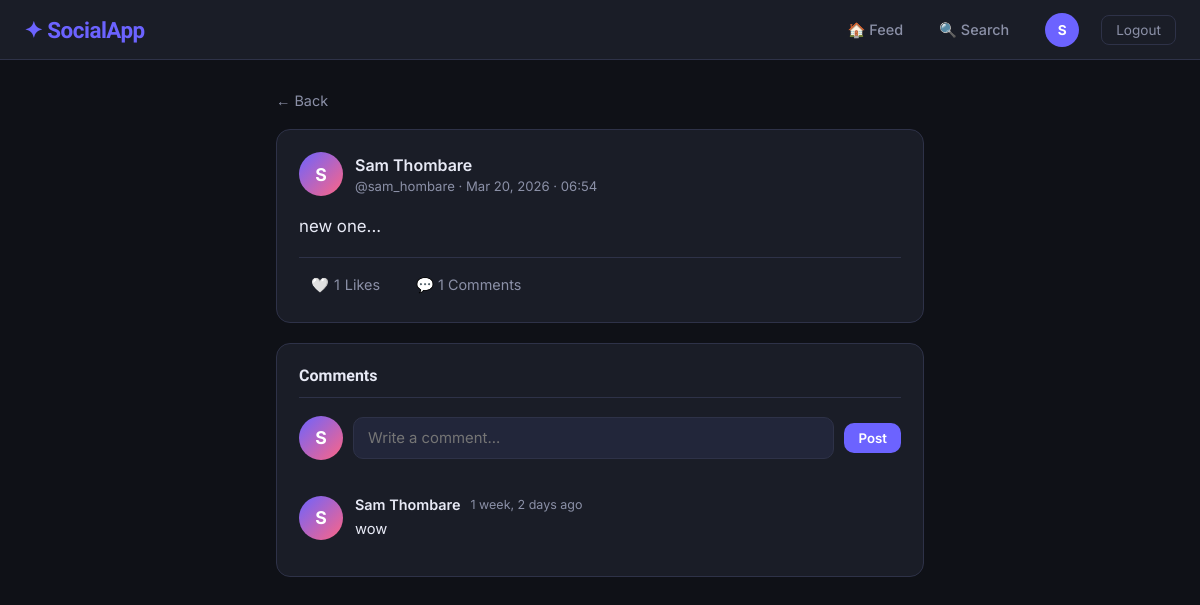
Page /post/2/ (signed in) on the committed database.
### core/models.py (models this page shows, shortened)
class Post(models.Model):
    author      = models.ForeignKey(User, on_delete=models.CASCADE, related_name='posts')
    content     = models.TextField(max_length=500)
    image       = models.ImageField(upload_to='posts/', blank=True, null=True)
    created_at  = models.DateTimeField(default=timezone.now)
    updated_at  = models.DateTimeField(auto_now=True)
    class Meta:
        ordering = ['-created_at']   # Newest posts first
    def get_likes_count(self):
        return Like.objects.filter(post=self).count()

class Comment(models.Model):
    post        = models.ForeignKey(Post, on_delete=models.CASCADE, related_name='comments')
    author      = models.ForeignKey(User, on_delete=models.CASCADE, related_name='comments')
    content     = models.TextField(max_length=300)
    created_at  = models.DateTimeField(default=timezone.now)
    class Meta:
        ordering = ['created_at']    # Oldest comments first (top to bottom)

### core/views.py (the view)
# urls.py: path('post/<int:post_id>/',         views.post_detail_view, name='post_detail'),
@login_required
def post_detail_view(request, post_id):
    post     = get_object_or_404(Post, id=post_id)
    comments = Comment.objects.filter(post=post).select_related('author', 'author__profile')
    if request.method == 'POST':
        form = CommentForm(request.POST)
        if form.is_valid():
            comment        = form.save(commit=False)
            comment.post   = post
            comment.author = request.user
            comment.save()
            messages.success(request, 'Comment added!')
            return redirect('post_detail', post_id=post_id)
    else:
        form = CommentForm()
    is_liked = Like.objects.filter(post=post, user=request.user).exists()
    context = {
        'post':     post,
        'comments': comments,
        'form':     form,
        'is_liked': is_liked,
    }
    return render(request, 'core/post_detail.html', context)

### core/forms.py
class CommentForm(forms.ModelForm):
    class Meta:
        model   = Comment
        fields  = ['content']
        widgets = {
            'content': forms.TextInput(attrs={
                'placeholder': 'Write a comment...',
                'class': 'comment-input'
            }),
        }

### core/templates/core/post_detail.html (shortened to what this page needs)
{% extends 'core/base.html' %}
{% load static %}
{% block extra_css %}
<link rel="stylesheet" href="{% static 'core/post_detail.css' %}" />
{% endblock %}
{% block content %}
<div class="detail-layout">
  <a href="javascript:history.back()" class="back-link">← Back</a>
  <article class="post-card detail-post">
    <div class="post-header">
      <a href="{% url 'profile' username=post.author.username %}" class="post-author-link">
        {% if post.author.profile.avatar %}
          <img src="{{ post.author.profile.avatar.url }}" class="user-avatar-sm" alt="avatar" />
        {% else %}
          <div class="avatar-placeholder">{{ post.author.username|first|upper }}</div>
        {% endif %}
        <div>
          <div class="author-name">{{ post.author.get_full_name|default:post.author.username }}</div>
          <div class="post-time">@{{ post.author.username }} · {{ post.created_at|date:"M d, Y · H:i" }}</div>
        </div>
      </a>
    </div>
    <div class="post-content detail-content">{{ post.content }}</div>
    <div class="post-actions">
      <button id="like-btn"
              class="action-btn like-btn {% if is_liked %}liked{% endif %}"
              data-url="{% url 'like_post' post_id=post.id %}">
        <span class="like-icon">{% if is_liked %}❤️{% else %}🤍{% endif %}</span>
        <span id="like-count">{{ post.get_likes_count }}</span> Likes
      </button>
      <span class="action-btn">💬 {{ comments.count }} Comments</span>
    </div>
  </article>
  <div class="comments-section">
    <h3 class="section-title">Comments</h3>
    <form method="post" action="{% url 'post_detail' post_id=post.id %}" class="comment-form">
      <div class="comment-input-row">
        {% if user.profile.avatar %}
          <img src="{{ user.profile.avatar.url }}" class="user-avatar-sm" alt="avatar" />
        {% else %}
          <div class="avatar-placeholder">{{ user.username|first|upper }}</div>
        {% endif %}
        {{ form.content }}
        <button type="submit" class="btn btn-primary btn-sm">Post</button>
      </div>
    </form>
    {% if comments %}
      {% for comment in comments %}
      <div class="comment-item">
        <a href="{% url 'profile' username=comment.author.username %}">
          {% if comment.author.profile.avatar %}
            <img src="{{ comment.author.profile.avatar.url }}" class="user-avatar-sm" alt="avatar" />
          {% else %}
            <div class="avatar-placeholder">{{ comment.author.username|first|upper }}</div>
          {% endif %}
        </a>
        <div class="comment-body">
          <div class="comment-header">
            <a href="{% url 'profile' username=comment.author.username %}" class="comment-author">
              {{ comment.author.get_full_name|default:comment.author.username }}
            </a>
            <span class="comment-time">{{ comment.created_at|timesince }} ago</span>
          </div>
          <p class="comment-text">{{ comment.content }}</p>
        </div>
      </div>
      {% endfor %}
    {% else %}
      <div class="empty-comments">
        <p>No comments yet. Be the first to comment!</p>
      </div>
    {% endif %}
  </div>
</div>
{% endblock %}

### core/templates/core/base.html (shortened to what this page needs)
<!DOCTYPE html>
{% load static %}
<html lang="en">
<head>
  {% block extra_css %}{% endblock %}
</head>
<body>
  {% if user.is_authenticated %}
  <nav class="navbar">
    <a href="{% url 'feed' %}" class="navbar-brand">✦ SocialApp</a>
    <div class="navbar-links">
      <a href="{% url 'feed' %}"   class="nav-link">🏠 Feed</a>
      <a href="{% url 'search' %}" class="nav-link">🔍 Search</a>
      <a href="{% url 'profile' username=user.username %}" class="nav-link">
        {% if user.profile.avatar %}
          <img src="{{ user.profile.avatar.url }}" class="nav-avatar" alt="avatar" />
        {% else %}
          <span class="nav-avatar-placeholder">{{ user.username|first|upper }}</span>
        {% endif %}
      </a>
      <form method="post" action="{% url 'logout' %}" style="display:inline;">
        <button type="submit" class="btn-logout">Logout</button>
      </form>
    </div>
  </nav>
  {% endif %}
  <div class="page-wrapper">
    {% block content %}{% endblock %}
  </div>
</body>
</html>

### core/static/core/post_detail.css (style rules this page uses)
:root { --bg: #0f1117; --surface: #1a1d27; --card: #22263a; --border: #2e3248; --accent: #6c63ff; --accent2: #ff6584; --text: #e8eaf6; --muted: #8b90a7; --danger: #ff5a5a; --radius: 14px; }
.detail-layout { display: flex; flex-direction: column; gap: 20px; }
.back-link { display: inline-flex; align-items: center; color: var(--muted); font-size: 0.9rem; text-decoration: none; gap: 4px; transition: color 0.2s; }
.post-card { background: var(--surface); border: 1px solid var(--border); border-radius: var(--radius); padding: 22px; }
.post-header { display: flex; align-items: flex-start; justify-content: space-between; margin-bottom: 16px; }
.post-author-link { display: flex; align-items: center; gap: 12px; text-decoration: none; color: inherit; }
.avatar-placeholder { width: 44px; height: 44px; border-radius: 50%; background: linear-gradient(135deg, var(--accent), var(--accent2)); display: flex; align-items: center; justify-content: center; font-weight: 700; font-size: 1.1rem; color: #fff; }
.author-name { font-weight: 600; font-size: 1rem; color: var(--text); }
.post-time { font-size: 0.82rem; color: var(--muted); margin-top: 3px; }
.detail-content { font-size: 1.05rem; line-height: 1.7; color: var(--text); white-space: pre-wrap; word-break: break-word; margin-bottom: 16px; }
.post-actions { display: flex; gap: 12px; padding-top: 12px; border-top: 1px solid var(--border); }
.action-btn { display: inline-flex; align-items: center; gap: 5px; background: none; border: none; color: var(--muted); font-size: 0.9rem; font-family: 'Inter', sans-serif; cursor: pointer; padding: 6px 12px; border-radius: 8px; text-decoration: none; transition: all 0.2s; }
.comments-section { background: var(--surface); border: 1px solid var(--border); border-radius: var(--radius); padding: 22px; }
.section-title { font-family: 'Sora', sans-serif; font-size: 1rem; font-weight: 700; color: var(--text); margin-bottom: 18px; padding-bottom: 12px; border-bottom: 1px solid var(--border); }
.comment-form { margin-bottom: 22px; }
.comment-input-row { display: flex; align-items: center; gap: 10px; }
.comment-input-row input, input.comment-input { flex: 1; background: var(--card); border: 1px solid var(--border); border-radius: 10px; color: var(--text); font-family: 'Inter', sans-serif; font-size: 0.93rem; padding: 11px 14px; outline: none; transition: border-color 0.2s; }
.btn { display: inline-flex; align-items: center; gap: 6px; padding: 9px 18px; border-radius: 10px; font-size: 0.88rem; font-weight: 600; font-family: 'Inter', sans-serif; cursor: pointer; border: none; transition: all 0.2s; }
.btn-primary { background: var(--accent); color: #fff; }
.btn-sm { padding: 7px 14px; font-size: 0.83rem; }
.comment-item { display: flex; gap: 12px; padding: 14px 0; border-bottom: 1px solid var(--border); }
.comment-item:last-child { border-bottom: none; }
.comment-body { flex: 1; }
.comment-header { display: flex; align-items: center; gap: 10px; margin-bottom: 5px; }
.comment-author { font-weight: 600; font-size: 0.9rem; color: var(--text); text-decoration: none; }
.comment-time { font-size: 0.78rem; color: var(--muted); }
.comment-text { color: var(--text); font-size: 0.92rem; line-height: 1.55; word-break: break-word; }

### rows in the picture
Post: author.username|first "S", author.get_full_name "Sam Thombare", author.username "sam_hombare", created_at "Mar 20, 2026 · 06:54", content "new one...", get_likes_count "1"
Comment: author.username|first "S", author.get_full_name "Sam Thombare", created_at "1 week, 2 days", content "wow"

### other values in the picture
{{ user.username|first|upper }} "S"
{{ comments.count }} "1"
